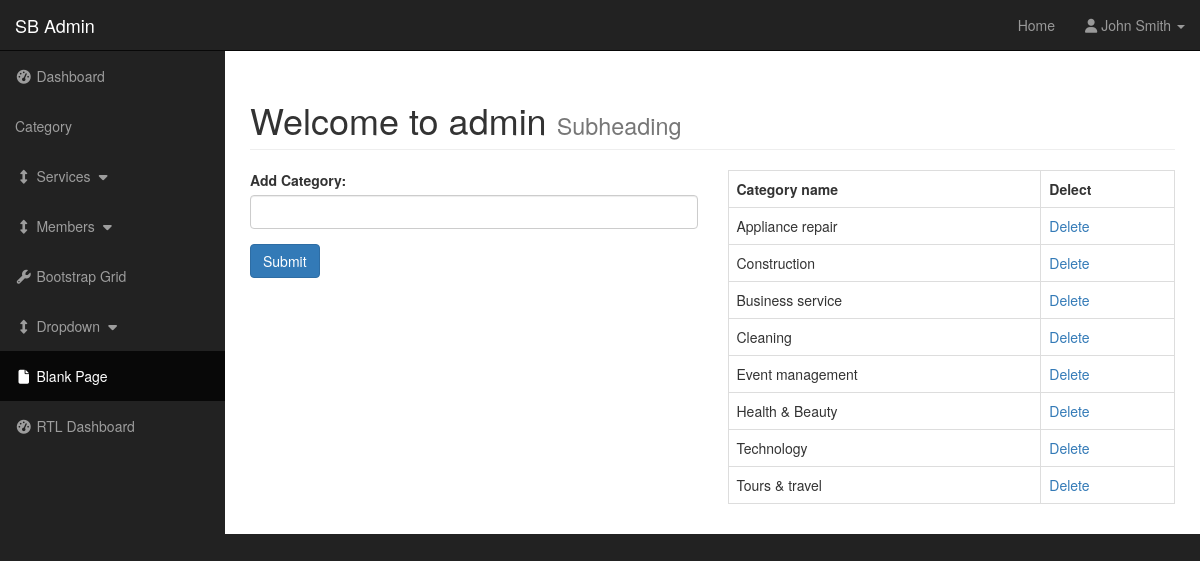
Screenshot of /admin/category.php with the database file from the repository.
### tables this page shows
CREATE TABLE `category` (
  `cat_id` int(11) NOT NULL,
  `cat_title` varchar(255) NOT NULL
);

### admin/category.php (the view, shortened to what this page needs)
<?php include "includes/header.php";?>
    <div id="wrapper">
        <nav class="navbar navbar-inverse navbar-fixed-top" role="navigation">
            <div class="navbar-header">
                <a class="navbar-brand" href="index.html">SB Admin</a>
            </div>
            <?php include "includes/navigation.php";?>
            <?php include "includes/sidebar.php";?>
        </nav>
        <div id="page-wrapper">
            <div class="container-fluid">
                <div class="row">
                    <div class="col-lg-12">
                        <h1 class="page-header">
                            Welcome to admin
                            <small>Subheading</small>
                        </h1>
                    </div>
                </div>
                <div class="row">
                    <div class="col-md-6">
                        <form action = "" method = "post">
                            <div class="form-group">
                                <label for="pwd">Add Category:</label>
                                <input type="text" class="form-control" name = "cat_name">
                            </div>
                            <button type="submit" class="btn btn-primary" name = "submit">Submit</button>
                        </form>
                    </div>
                    <div class="col-md-6">
                        <table class = "table table-bordered table-hover">
                            <tr>
                                <th>Category name</th>
                                <th>Delect</th>
                            </tr>
                            <?php
                                $cat_query = "SELECT * FROM category ";
                                $cat_query_result = mysqli_query($con,$cat_query);
                                while ($row = mysqli_fetch_assoc($cat_query_result)){
                                    $cat_id = $row['cat_id'];
                                    $cat_title = $row['cat_title'];
                               ?>
                            <tr>
                                <td><?php echo $cat_title?></td>
                                <td><a href = "category.php?del_cat=<?php echo $cat_id;?>">Delete</a></td>
                             </tr>
                                <?php }
                            ?>
                        </table>
                    </div>
                </div>
            </div>
        </div>
    </div>
   <?php include "includes/futter.php";?>

### admin/css/sb-admin.css (style rules this page uses)
body { margin-top: 100px; background-color: #222; width: 100%; }
@media (min-width:768px) { body { margin-top: 50px; } }
#wrapper { padding-left: 0; }
#page-wrapper { width: 100%; padding: 0; background-color: #fff; }
@media (min-width:768px) { #wrapper { padding-left: 225px; } }
@media (min-width:768px) { #page-wrapper { padding: 10px; } }

### rows the page displays
category: cat_title "Appliance repair"
category: cat_title "Construction"
category: cat_title "Business service"
category: cat_title "Cleaning"
category: cat_title "Event management"
category: cat_title "Health & Beauty"
category: cat_title "Technology"
category: cat_title "Tours & travel"
